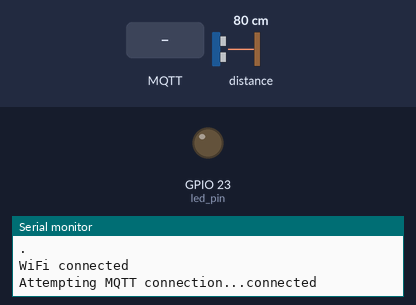
Recording of a sketch running on a simulated ESP32. Shown: output pins drawn as LEDs (lit = HIGH), the last lines printed to the serial monitor. The test bench sets the inputs (shaded band); at power-on: distance to the obstacle 80 cm. WiFi joins after 1.5 s; servers stay silent unless stated; no MQTT or app messages arrive unless stated.

Above: at 2.7 s.
2.8 s: MQTT message "on" arrives on the first subscribed topic
At 4.2 s:
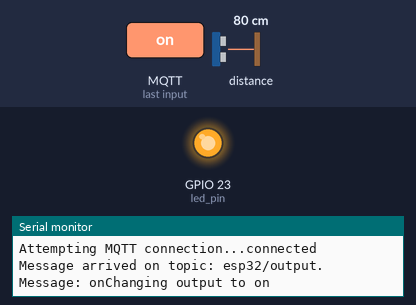
6.5 s: MQTT message "off" arrives on the first subscribed topic
At 7.3 s:
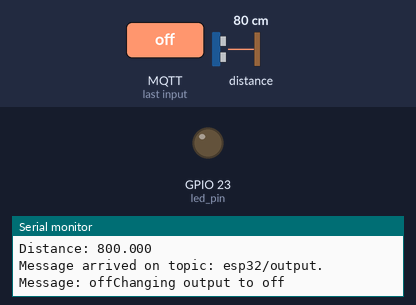
Timing chart, 0 to 9.5 s (numbered marks = the images above; inputs shaded):
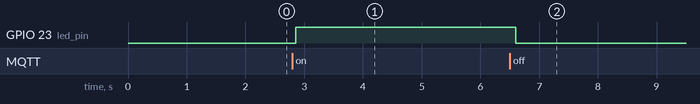

Measured:
- after the input at 2.8 s, GPIO 23 (led_pin): LOW → HIGH after 0.06 s
- after the input at 6.5 s, GPIO 23 (led_pin): HIGH → LOW after 0.10 s

The sketch:

ESP-NOW_to_Raspi_basic_reading.ino
```cpp
#include <WiFi.h>
#include <PubSubClient.h>
#include <Wire.h>
#include "Adafruit_VL53L0X.h"

Adafruit_VL53L0X lox = Adafruit_VL53L0X();
float distance = 0;

const int led_pin = 23;

const char* ssid = "TP-Link_D36D";
const char* password = "30056282";
const char* mqttServer = "192.168.0.104";

WiFiClient espClient;
PubSubClient client(espClient);
long lastMsg = 0;
char msg[50];
int value = 0;

void WiFi_setup() {
  WiFi.begin(ssid, password);
  while (WiFi.status() !=WL_CONNECTED){
    delay(500);
    Serial.println(".");
  }
  Serial.println("WiFi connected");
}

void callback(char* topic, byte* message, unsigned int length) { //these three values are handed by the library
  Serial.print("Message arrived on topic: ");
  Serial.print(topic);
  Serial.print(". Message: ");
  String messageDistance;

for (int i = 0; i < length; i++) {
  Serial.print((char)message[i]); //converting payload to a string
  messageDistance += (char)message[i];
  }

if (String(topic) == "esp32/output") { //this line -  is the text "esp32/output" the topic name
    Serial.print("Changing output to ");
    if(messageDistance == "on"){
      Serial.println("on");
      digitalWrite(led_pin, HIGH);
    }
    else if(messageDistance == "off"){
      Serial.println("off");
      digitalWrite(led_pin, LOW);
    }
  }
}

void reconnect() {
  while (!client.connected()) {
    Serial.print("Attempting MQTT connection...");
    if (client.connect("ESP32Client")) {
      Serial.println("connected");
      client.subscribe("esp32/output");
    } else {
      Serial.print("failed, rc=");
      Serial.print(client.state());
      Serial.println(" try again in 5 seconds");
      delay(5000);
    }
  }
}

void setup() {
  randomSeed(analogRead(0));

  client.setServer(mqttServer, 1883);
  client.setCallback(callback);

  Serial.begin(115200);
  WiFi_setup();
  pinMode(led_pin, OUTPUT);

  while (! Serial) {
  delay(1);
  }

  if (!lox.begin()) {
    Serial.println(F("Failed to boot VL53L0X"));
    digitalWrite(led_pin, HIGH);
    delay(200);
    digitalWrite(led_pin, LOW);
  }
}

void loop() {

  if (!client.connected()) {
  reconnect();
  }

  client.loop();

  long now = millis();
  if (now - lastMsg > 5000) {
    lastMsg = now;

  VL53L0X_RangingMeasurementData_t measure;
  lox.rangingTest(&measure, false);
  char distanceString[10];
    dtostrf(measure.RangeMilliMeter, 1, 3, distanceString);
    Serial.print("Distance: ");
    Serial.println(distanceString);
    client.publish("esp32/distance", distanceString);
  }
  delay(100);
}
```
